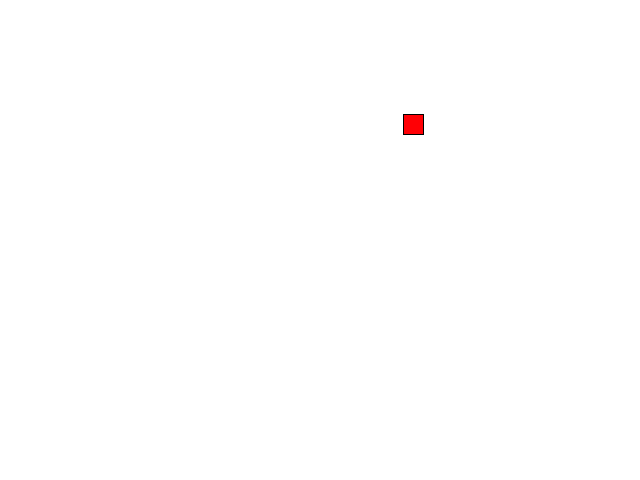
Frame 1 (no input)
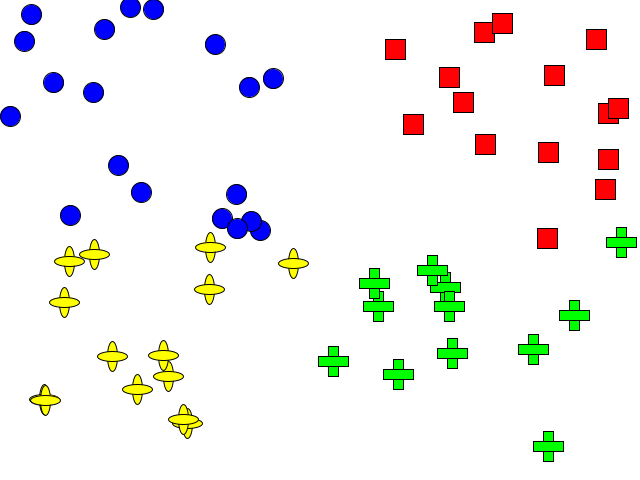
Frame 60 (the mouse pressed at the canvas centre just before this capture)
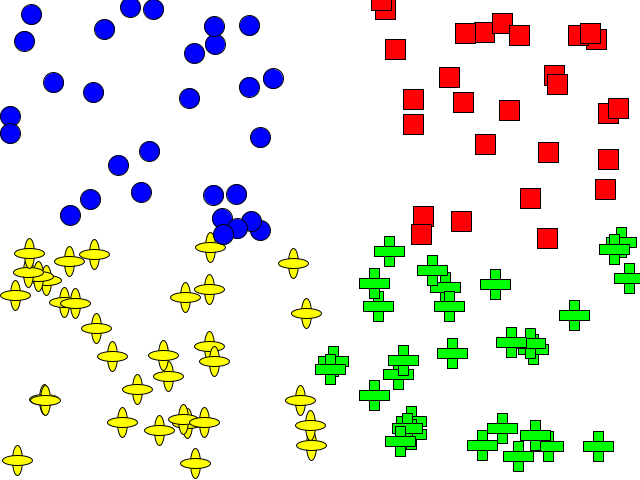
Frame 120 (the mouse held since frame 60 and released just before this capture)

The Processing sketch that drew these frames (run headless with seeded random() and noise(); from frame 60 on, the mouse is pressed at the canvas centre):

// Processing sketch: dibujaFiguraXzonas
// ── dibujaFiguraXzonas.pde
void setup() {
  size(640, 480);
  background(255);
  rectMode(CENTER);
}
void draw() {
  float px = random(width);
  float py = random(height);
  // ponemos cada condición a cumplir
  if (px<width/2 && py<height/2) {  // cuadrante SUPERIOR izquierdo
    fill(0, 0, 255);
    ellipse(px, py, 20, 20);
  } else if (px>width/2 && py<height/2) { // cuadrante SUPERIOR derecho
    fill(255, 0, 05);
    rect(px, py, 20, 20);
  } else if (px<width/2 && py>height/2) { // cuadrante INFERIOR izquierdo
    fill(255, 255, 0);
    ellipse(px, py, 10, 30);
    ellipse(px, py, 30, 10);
  } else {  // si no cumple NINGUNA de las tres anteriores...
    fill(0, 255, 0);
    rect(px, py, 10, 30);
    rect(px, py, 30, 10);
  }
  println(px);
}
